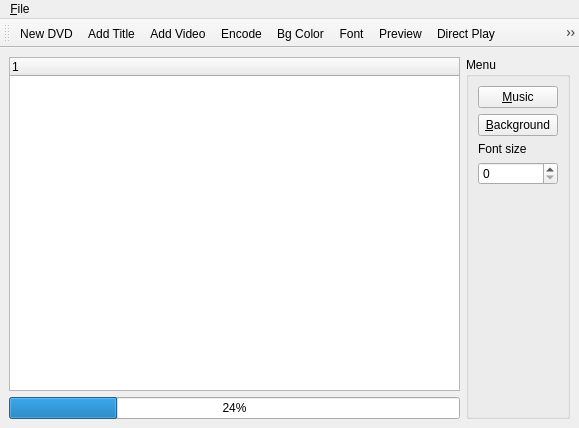
<ui version="4.0" >
 <class>qt4dvdmenuWnd</class>
 <widget class="QMainWindow" name="qt4dvdmenuWnd" >
  <property name="geometry" >
   <rect>
    <x>0</x>
    <y>0</y>
    <width>579</width>
    <height>428</height>
   </rect>
  </property>
  <property name="windowTitle" >
   <string>Dvd Menu</string>
  </property>
  <property name="windowIcon" >
   <iconset resource="dvdmenu.qrc" >:/pix/ic_newdvd.png</iconset>
  </property>
  <widget class="QWidget" name="centralwidget" >
   <layout class="QHBoxLayout" >
    <item>
     <layout class="QVBoxLayout" >
      <item>
       <widget class="QTreeWidget" name="lvDVD" >
        <column>
         <property name="text" >
          <string>1</string>
         </property>
        </column>
       </widget>
      </item>
      <item>
       <widget class="QProgressBar" name="pbOccup" >
        <property name="value" >
         <number>24</number>
        </property>
       </widget>
      </item>
     </layout>
    </item>
    <item>
     <widget class="QGroupBox" name="groupBox" >
      <property name="title" >
       <string>Menu</string>
      </property>
      <layout class="QVBoxLayout" >
       <item>
        <widget class="QPushButton" name="pbMenuSound" >
         <property name="text" >
          <string>&amp;Music</string>
         </property>
        </widget>
       </item>
       <item>
        <widget class="QPushButton" name="pbMenuBg" >
         <property name="text" >
          <string>&amp;Background</string>
         </property>
        </widget>
       </item>
       <item>
        <widget class="QLabel" name="textLabel1" >
         <property name="text" >
          <string>Font size</string>
         </property>
         <property name="wordWrap" >
          <bool>false</bool>
         </property>
        </widget>
       </item>
       <item>
        <widget class="QSpinBox" name="sbFontSize" />
       </item>
       <item>
        <spacer>
         <property name="orientation" >
          <enum>Qt::Vertical</enum>
         </property>
         <property name="sizeHint" >
          <size>
           <width>20</width>
           <height>40</height>
          </size>
         </property>
        </spacer>
       </item>
      </layout>
     </widget>
    </item>
   </layout>
  </widget>
  <widget class="QMenuBar" name="menubar" >
   <property name="geometry" >
    <rect>
     <x>0</x>
     <y>0</y>
     <width>579</width>
     <height>26</height>
    </rect>
   </property>
   <widget class="QMenu" name="menu_File" >
    <property name="title" >
     <string>&amp;File</string>
    </property>
   </widget>
   <addaction name="menu_File" />
  </widget>
  <widget class="QToolBar" name="toolBar" >
   <property name="windowTitle" >
    <string>toolBar</string>
   </property>
   <attribute name="toolBarArea" >
    <enum>TopToolBarArea</enum>
   </attribute>
   <attribute name="toolBarBreak" >
    <bool>false</bool>
   </attribute>
   <addaction name="aNewDVD" />
   <addaction name="aAddTitle" />
   <addaction name="aAddVideo" />
   <addaction name="aEncode" />
   <addaction name="aBgColor" />
   <addaction name="aFont" />
   <addaction name="aPreview" />
   <addaction name="aDirectPlay" />
   <addaction name="aMEncoder" />
   <addaction name="aRemove" />
   <addaction name="aOpen" />
   <addaction name="aSave" />
   <addaction name="separator" />
   <addaction name="aExit" />
  </widget>
  <action name="aNewDVD" >
   <property name="icon" >
    <iconset resource="dvdmenu.qrc" >:/pix/ic_newdvd.png</iconset>
   </property>
   <property name="text" >
    <string>New DVD</string>
   </property>
  </action>
  <action name="aAddTitle" >
   <property name="icon" >
    <iconset resource="dvdmenu.qrc" >:/pix/ic_title.png</iconset>
   </property>
   <property name="text" >
    <string>Add Title</string>
   </property>
  </action>
  <action name="aAddVideo" >
   <property name="icon" >
    <iconset resource="dvdmenu.qrc" >:/pix/ic_video.png</iconset>
   </property>
   <property name="text" >
    <string>Add Video</string>
   </property>
  </action>
  <action name="aBgColor" >
   <property name="icon" >
    <iconset resource="dvdmenu.qrc" >:/pix/ic_bgcolor.png</iconset>
   </property>
   <property name="text" >
    <string>Bg Color</string>
   </property>
  </action>
  <action name="aDirectPlay" >
   <property name="icon" >
    <iconset resource="dvdmenu.qrc" >:/pix/ic_directplay.png</iconset>
   </property>
   <property name="text" >
    <string>Direct Play</string>
   </property>
  </action>
  <action name="aEncode" >
   <property name="icon" >
    <iconset resource="dvdmenu.qrc" >:/pix/ic_run.png</iconset>
   </property>
   <property name="text" >
    <string>Encode</string>
   </property>
  </action>
  <action name="aExit" >
   <property name="icon" >
    <iconset resource="dvdmenu.qrc" >:/pix/ic_exit.png</iconset>
   </property>
   <property name="text" >
    <string>Exit</string>
   </property>
  </action>
  <action name="aFont" >
   <property name="icon" >
    <iconset resource="dvdmenu.qrc" >:/pix/ic_font.png</iconset>
   </property>
   <property name="text" >
    <string>Font</string>
   </property>
  </action>
  <action name="aMEncoder" >
   <property name="icon" >
    <iconset resource="dvdmenu.qrc" >:/pix/ic_mencoder.png</iconset>
   </property>
   <property name="text" >
    <string>MEncoder</string>
   </property>
  </action>
  <action name="aOpen" >
   <property name="icon" >
    <iconset resource="dvdmenu.qrc" >:/pix/ic_open.png</iconset>
   </property>
   <property name="text" >
    <string>Open</string>
   </property>
  </action>
  <action name="aPreview" >
   <property name="icon" >
    <iconset resource="dvdmenu.qrc" >:/pix/ic_preview.png</iconset>
   </property>
   <property name="text" >
    <string>Preview</string>
   </property>
  </action>
  <action name="aRemove" >
   <property name="icon" >
    <iconset resource="dvdmenu.qrc" >:/pix/ic_remove.png</iconset>
   </property>
   <property name="text" >
    <string>Remove</string>
   </property>
  </action>
  <action name="aSave" >
   <property name="icon" >
    <iconset resource="dvdmenu.qrc" >:/pix/ic_save.png</iconset>
   </property>
   <property name="text" >
    <string>Save</string>
   </property>
  </action>
  <action name="aNew" >
   <property name="icon" >
    <iconset resource="dvdmenu.qrc" >:/pix/ic_new.png</iconset>
   </property>
   <property name="text" >
    <string>New</string>
   </property>
  </action>
 </widget>
 <resources>
  <include location="dvdmenu.qrc" />
 </resources>
 <connections/>
</ui>
